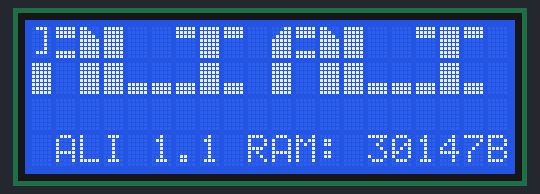
The sketch below on a simulated Arduino Uno, built with avr-gcc and run on an emulated ATmega328P. Shown: 20×4 character LCD.

Above: at 0.3 s.
At 5.4 s:
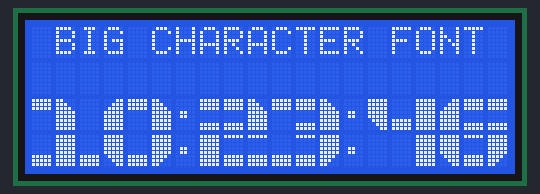

The sketch:

big_font_test.ino
```cpp
//**************************************************************************************************
//                                 BIG FONT (2-line) LCD CHARACTERS
//                                   Adrian Jones, February 2015
//
//Initial idea by http://www.instructables.com/id/Custom-Large-Font-For-16x2-LCDs/step5/Arduino-Sketch/
//**************************************************************************************************

// Build 1
//   r1 150214 - initial build with glyphs and big font character table in program memory

//********************************************************************************************
#define build 1
#define revision 1
//********************************************************************************************

#include <avr/pgmspace.h>            // for memory storage in program space

#include <Wire.h>
#include <LCD.h>                     // Standard lcd library
#include <LiquidCrystal_I2C.h>       // library for I@C interface

#define I2C_ADDR  0x3F               // address found from I2C scanner
#define RS_pin    0                  // pin configuration for LCM1602 interface module
#define RW_pin    1
#define EN_pin    2
#define BACK_pin  3
#define D4_pin    4
#define D5_pin    5
#define D6_pin    6
#define D7_pin    7

LiquidCrystal_I2C lcd(I2C_ADDR, EN_pin, RW_pin, RS_pin, D4_pin, D5_pin, D6_pin, D7_pin, BACK_pin, POSITIVE);

const char custom[][8] PROGMEM = {                        // Custom character definitions
      { 0x1F, 0x1F, 0x1F, 0x00, 0x00, 0x00, 0x00, 0x00 }, // char 1
      { 0x18, 0x1C, 0x1E, 0x1F, 0x1F, 0x1F, 0x1F, 0x1F }, // char 2
      { 0x1F, 0x1F, 0x1F, 0x1F, 0x1F, 0x0F, 0x07, 0x03 }, // char 3
      { 0x00, 0x00, 0x00, 0x00, 0x00, 0x1F, 0x1F, 0x1F }, // char 4
      { 0x1F, 0x1F, 0x1F, 0x1F, 0x1F, 0x1E, 0x1C, 0x18 }, // char 5
      { 0x1F, 0x1F, 0x1F, 0x00, 0x00, 0x00, 0x1F, 0x1F }, // char 6
      { 0x1F, 0x00, 0x00, 0x00, 0x00, 0x1F, 0x1F, 0x1F }, // char 7
      { 0x03, 0x07, 0x0F, 0x1F, 0x1F, 0x1F, 0x1F, 0x1F }  // char 8
};

// BIG FONT Character Set
// - Each character coded as 1-4 byte sets {top_row(0), top_row(1)... bot_row(0), bot_row(0)..."}
// - number of bytes terminated with 0x00; Character is made from [number_of_bytes/2] wide, 2 high
// - codes are: 0x01-0x08 => custom characters, 0x20 => space, 0xFF => black square

const char bigChars[][8] PROGMEM = {
      { 0x20, 0x20, 0x00, 0x00, 0x00, 0x00, 0x00, 0x00 }, // Space
      { 0xFF, 0x07, 0x00, 0x00, 0x00, 0x00, 0x00, 0x00 }, // !
      { 0x05, 0x05, 0x20, 0x20, 0x00, 0x00, 0x00, 0x00 }, // "
      { 0x04, 0xFF, 0x04, 0xFF, 0x04, 0x01, 0xFF, 0x01 }, // #
      { 0x08, 0xFF, 0x06, 0x07, 0xFF, 0x05, 0x00, 0x00 }, // $
      { 0x01, 0x20, 0x04, 0x01, 0x04, 0x01, 0x20, 0x04 }, // %
      { 0x08, 0x06, 0x02, 0x20, 0x03, 0x07, 0x02, 0x04 }, // &
      { 0x05, 0x20, 0x00, 0x00, 0x00, 0x00, 0x00, 0x00 }, // '
      { 0x08, 0x01, 0x03, 0x04, 0x00, 0x00, 0x00, 0x00 }, // (
      { 0x01, 0x02, 0x04, 0x05, 0x00, 0x00, 0x00, 0x00 }, // )
      { 0x01, 0x04, 0x04, 0x01, 0x04, 0x01, 0x01, 0x04 }, // *
      { 0x04, 0xFF, 0x04, 0x01, 0xFF, 0x01, 0x00, 0x00 }, // +
      { 0x20, 0x05, 0x00, 0x00, 0x00, 0x00, 0x00, 0x00 }, //
      { 0x04, 0x04, 0x04, 0x20, 0x20, 0x20, 0x00, 0x00 }, // -
      { 0x20, 0x04, 0x00, 0x00, 0x00, 0x00, 0x00, 0x00 }, // .
      { 0x20, 0x20, 0x04, 0x01, 0x04, 0x01, 0x20, 0x20 }, // /
      { 0x08, 0x01, 0x02, 0x03, 0x04, 0x05, 0x00, 0x00 }, // 0
      { 0x01, 0x02, 0x20, 0x04, 0xFF, 0x04, 0x00, 0x00 }, // 1
      { 0x06, 0x06, 0x02, 0xFF, 0x07, 0x07, 0x00, 0x00 }, // 2
      { 0x01, 0x06, 0x02, 0x04, 0x07, 0x05, 0x00, 0x00 }, // 3
      { 0x03, 0x04, 0xFF, 0x20, 0x20, 0xFF, 0x00, 0x00 }, // 4
      { 0xFF, 0x06, 0x06, 0x07, 0x07, 0x05, 0x00, 0x00 }, // 5
      { 0x08, 0x06, 0x06, 0x03, 0x07, 0x05, 0x00, 0x00 }, // 6
      { 0x01, 0x01, 0x02, 0x20, 0x08, 0x20, 0x00, 0x00 }, // 7
      { 0x08, 0x06, 0x02, 0x03, 0x07, 0x05, 0x00, 0x00 }, // 8
      { 0x08, 0x06, 0x02, 0x07, 0x07, 0x05, 0x00, 0x00 }, // 9
      { 0xA5, 0xA5, 0x00, 0x00, 0x00, 0x00, 0x00, 0x00 }, // :
      { 0x04, 0x05, 0x00, 0x00, 0x00, 0x00, 0x00, 0x00 }, // ;
      { 0x20, 0x04, 0x01, 0x01, 0x01, 0x04, 0x00, 0x00 }, // <
      { 0x04, 0x04, 0x04, 0x01, 0x01, 0x01, 0x00, 0x00 }, // =
      { 0x01, 0x04, 0x20, 0x04, 0x01, 0x01, 0x00, 0x00 }, // >
      { 0x01, 0x06, 0x02, 0x20, 0x07, 0x20, 0x00, 0x00 }, // ?
      { 0x08, 0x06, 0x02, 0x03, 0x04, 0x04, 0x00, 0x00 }, // @
      { 0x08, 0x06, 0x02, 0xFF, 0x20, 0xFF, 0x00, 0x00 }, // A
      { 0xFF, 0x06, 0x05, 0xFF, 0x07, 0x02, 0x00, 0x00 }, // B
      { 0x08, 0x01, 0x01, 0x03, 0x04, 0x04, 0x00, 0x00 }, // C
      { 0xFF, 0x01, 0x02, 0xFF, 0x04, 0x05, 0x00, 0x00 }, // D
      { 0xFF, 0x06, 0x06, 0xFF, 0x07, 0x07, 0x00, 0x00 }, // E
      { 0xFF, 0x06, 0x06, 0xFF, 0x20, 0x20, 0x00, 0x00 }, // F
      { 0x08, 0x01, 0x01, 0x03, 0x04, 0x02, 0x00, 0x00 }, // G
      { 0xFF, 0x04, 0xFF, 0xFF, 0x20, 0xFF, 0x00, 0x00 }, // H
      { 0x01, 0xFF, 0x01, 0x04, 0xFF, 0x04, 0x00, 0x00 }, // I
      { 0x20, 0x20, 0xFF, 0x04, 0x04, 0x05, 0x00, 0x00 }, // J
      { 0xFF, 0x04, 0x05, 0xFF, 0x20, 0x02, 0x00, 0x00 }, // K
      { 0xFF, 0x20, 0x20, 0xFF, 0x04, 0x04, 0x00, 0x00 }, // L
      { 0x08, 0x03, 0x05, 0x02, 0xFF, 0x20, 0x20, 0xFF }, // M
      { 0xFF, 0x02, 0x20, 0xFF, 0xFF, 0x20, 0x03, 0xFF }, // N
      { 0x08, 0x01, 0x02, 0x03, 0x04, 0x05, 0x00, 0x00 }, // 0
      { 0x08, 0x06, 0x02, 0xFF, 0x20, 0x20, 0x00, 0x00 }, // P
      { 0x08, 0x01, 0x02, 0x20, 0x03, 0x04, 0xFF, 0x04 }, // Q
      { 0xFF, 0x06, 0x02, 0xFF, 0x20, 0x02, 0x00, 0x00 }, // R
      { 0x08, 0x06, 0x06, 0x07, 0x07, 0x05, 0x00, 0x00 }, // S
      { 0x01, 0xFF, 0x01, 0x20, 0xFF, 0x20, 0x00, 0x00 }, // T
      { 0xFF, 0x20, 0xFF, 0x03, 0x04, 0x05, 0x00, 0x00 }, // U
      { 0x03, 0x20, 0x20, 0x05, 0x20, 0x02, 0x08, 0x20 }, // V
      { 0xFF, 0x20, 0x20, 0xFF, 0x03, 0x08, 0x02, 0x05 }, // W
      { 0x03, 0x04, 0x05, 0x08, 0x20, 0x02, 0x00, 0x00 }, // X
      { 0x03, 0x04, 0x05, 0x20, 0xFF, 0x20, 0x00, 0x00 }, // Y
      { 0x01, 0x06, 0x05, 0x08, 0x07, 0x04, 0x00, 0x00 }, // Z
      { 0xFF, 0x01, 0xFF, 0x04, 0x00, 0x00, 0x00, 0x00 }, // [
      { 0x01, 0x04, 0x20, 0x20, 0x20, 0x20, 0x01, 0x04 }, // Backslash
      { 0x01, 0xFF, 0x04, 0xFF, 0x00, 0x00, 0x00, 0x00 }, // ]
      { 0x08, 0x02, 0x20, 0x20, 0x00, 0x00, 0x00, 0x00 }, // ^
      { 0x20, 0x20, 0x20, 0x04, 0x04, 0x04, 0x00, 0x00 }  // _
};
byte col,row,nb=0,bc=0;                                   // general
byte bb[8];                                               // byte buffer for reading from PROGMEM


//*****************************************************************************************//
//                                      Initial Setup
//*****************************************************************************************//
void setup() {
  lcd.begin(20, 4);
  for (nb=0; nb<8; nb++ ) {                     // create 8 custom characters
    for (bc=0; bc<8; bc++) bb[bc]= pgm_read_byte( &custom[nb][bc] );
    lcd.createChar ( nb+1, bb );
  }
  lcd.clear();
  writeBigString("ALI ALI", 0, 0);
  lcd.setCursor(0, 3);
  lcd.print(F(" ALI "));
  lcd.print(build);
  lcd.print(F("."));
  lcd.print(revision);
  lcd.print(F(" RAM: "));
  lcd.print(freeRam());
  lcd.print(F("B]"));
  delay(5000);
  lcd.clear();
}

//*****************************************************************************************//
//                                      MAIN LOOP
//*****************************************************************************************//
void loop() {

  lcd.setCursor(0, 0);
  lcd.print(F(" BIG CHARACTER FONT "));
  writeBigString("10:23:46", 0, 2);
}

// ********************************************************************************** //
//                                      SUBROUTINES
// ********************************************************************************** //
// writeBigChar: writes big character 'ch' to column x, row y; returns number of columns used by 'ch'
int writeBigChar(char ch, byte x, byte y) {
  if (ch < ' ' || ch > '_') return 0;               // If outside table range, do nothing
  nb=0;                                             // character byte counter
  for (bc=0; bc<8; bc++) {
    bb[bc] = pgm_read_byte( &bigChars[ch-' '][bc] );  // read 8 bytes from PROGMEM
    if(bb[bc] != 0) nb++;
  }

  bc=0;
  for (row = y; row < y+2; row++) {
    for (col = x; col < x+nb/2; col++ ) {
      lcd.setCursor(col, row);                      // move to position
      lcd.write(bb[bc++]);                          // write byte and increment to next
    }
//    lcd.setCursor(col, row);
//    lcd.write(' ');                                 // Write ' ' between letters
  }
  return nb/2-1;                                      // returns number of columns used by char
}

// writeBigString: writes out each letter of string
void writeBigString(char *str, byte x, byte y) {
  char c;
  while ((c = *str++))
  x += writeBigChar(c, x, y) + 1;
}


// ********************************************************************************** //
//                                      OPERATION ROUTINES
// ********************************************************************************** //
// FREERAM: Returns the number of bytes currently free in RAM
int freeRam(void) {
  extern int  __bss_end, *__brkval;
  int free_memory;
  if((int)__brkval == 0) {
    free_memory = ((int)&free_memory) - ((int)&__bss_end);
  }
  else {
    free_memory = ((int)&free_memory) - ((int)__brkval);
  }
  return free_memory;
}
```
